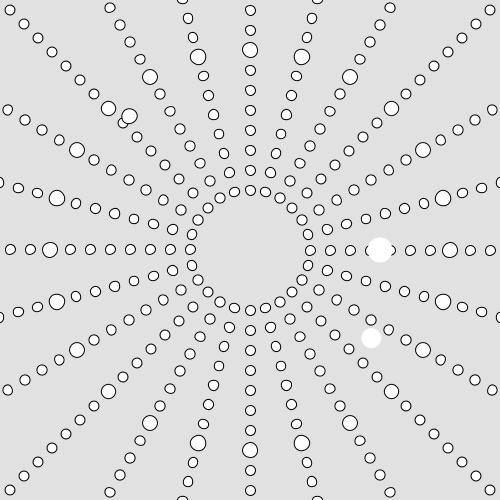
Frame 1 (no input)
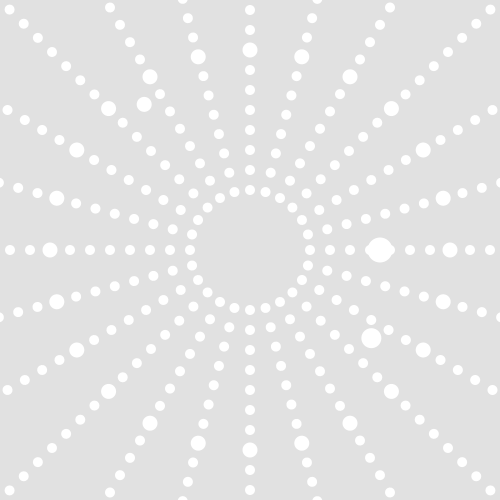
Frame 60 (the mouse pressed at the canvas centre just before this capture)
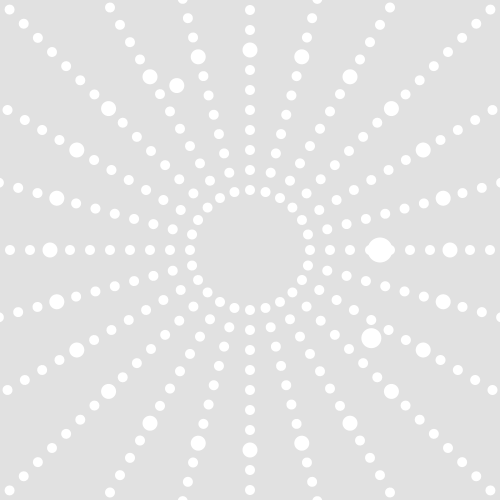
Frame 120 (the mouse held since frame 60 and released just before this capture)

The Processing sketch that drew these frames (run headless with seeded random() and noise(); from frame 60 on, the mouse is pressed at the canvas centre):

// Processing sketch: processing_120004
// ── processing_120004.pde

void setup ()
{
  size(500, 500);
}
void draw()
{
  background(225);

  translate(width/2, height/2);


for (int i=0; i<360; i+=15) { // 360 Grad in 20° Schritten
    pushMatrix();
    rotate(radians(i)); // Um i rotieren
    translate(0, 60); // Um Radius verschieben
    ellipse(0, 0, 10, 10);
    popMatrix();
   }

 for (int i=0; i<360; i+=15) { // 360 Grad in 20° Schritten
    pushMatrix();
    rotate(radians(i)); // Um i rotieren
    translate(0, 80); // Um Radius verschieben
    ellipse(0, 0, 10, 10);
    popMatrix();
   }

 for (int i=0; i<360; i+=15) { // 360 Grad in 20° Schritten
    pushMatrix();
    rotate(radians(i)); // Um i rotieren
    translate(0, 100); // Um Radius verschieben
    ellipse(0, 0, 10, 10);
    popMatrix();
   }

 for (int i=0; i<360; i+=15) { // 360 Grad in 20° Schritten
    pushMatrix();
    rotate(radians(i)); // Um i rotieren
    translate(0, 120); // Um Radius verschieben
    ellipse(0, 0, 10, 10);
    popMatrix();
   }

 for (int i=0; i<360; i+=15) { // 360 Grad in 20° Schritten
    pushMatrix();
    rotate(radians(i)); // Um i rotieren
    translate(0, 140); // Um Radius verschieben
    ellipse(0, 0, 10, 10);
    popMatrix();
   }
   
 for (int i=0; i<360; i+=15) { // 360 Grad in 20° Schritten
    pushMatrix();
    rotate(radians(i)); // Um i rotieren
    translate(0, 160); // Um Radius verschieben
    ellipse(0, 0, 10, 10);
    popMatrix();
   }

 for (int i=0; i<360; i+=15) { // 360 Grad in 20° Schritten
    pushMatrix();
    rotate(radians(i)); // Um i rotieren
    translate(0, 180); // Um Radius verschieben
    ellipse(0, 0, 10, 10);
    popMatrix();
   }

 for (int i=0; i<360; i+=15) { // 360 Grad in 20° Schritten
    pushMatrix();
    rotate(radians(i)); // Um i rotieren
    translate(0, 200); // Um Radius verschieben
    ellipse(0, 0, 15, 15);
    popMatrix();
   }
   
   for (int i=0; i<360; i+=15) { // 360 Grad in 20° Schritten
    pushMatrix();
    rotate(radians(i)); // Um i rotieren
    translate(0, 220); // Um Radius verschieben
    ellipse(0, 0, 10, 10);
    popMatrix();
   }
  
   for (int i=0; i<360; i+=15) { // 360 Grad in 20° Schritten
    pushMatrix();
    rotate(radians(i)); // Um i rotieren
    translate(0, 240); // Um Radius verschieben
    ellipse(0, 0, 10, 10);
    popMatrix();
   }
    for (int i=0; i<360; i+=15) { // 360 Grad in 20° Schritten
    pushMatrix();
    rotate(radians(i)); // Um i rotieren
    translate(0, 260); // Um Radius verschieben
    ellipse(0, 0, 10, 10);
    popMatrix();
   }
    for (int i=0; i<360; i+=15) { // 360 Grad in 20° Schritten
    pushMatrix();
    rotate(radians(i)); // Um i rotieren
    translate(0, 280); // Um Radius verschieben
    ellipse(0, 0, 10, 10);
    popMatrix();
   }
  
  for (int i=0; i<360; i+=15) { // 360 Grad in 20° Schritten
    pushMatrix();
    rotate(radians(i)); // Um i rotieren
    translate(0, 300); // Um Radius verschieben
    ellipse(0, 0, 10, 10);
    popMatrix();
   }
   for (int i=0; i<360; i+=15) { // 360 Grad in 20° Schritten
    pushMatrix();
    rotate(radians(i)); // Um i rotieren
    translate(0, 320); // Um Radius verschieben
    ellipse(0, 0, 10, 10);
    popMatrix();
   }
   for (int i=0; i<360; i+=15) { // 360 Grad in 20° Schritten
    pushMatrix();
    rotate(radians(i)); // Um i rotieren
    translate(0, 340); // Um Radius verschieben
    ellipse(0, 0, 10, 10);
    popMatrix();
   }
   
      float sec = map(second(), 0, 60, 0, 360);
  println(sec);

  pushMatrix();
  rotate(radians(sec)); // Um i rotieren
  translate(0, -180); // Um Radius verschieben
  ellipse(0, 0, 15, 15);
  noStroke();
  popMatrix();
  
  
  float min = map(minute(), 0, 60, 0, 360);
  println(min);

  pushMatrix();
  rotate(radians(min)); // Um i rotieren
  translate(0, -150); // Um Radius verschieben
  ellipse(0, 0, 20, 20);
  noStroke();
  popMatrix();
  
  float std = map(hour(), 0, 12, 0, 360);
  println(std);

  pushMatrix();
  rotate(radians(std)); // Um i rotieren
  translate(0, -130); // Um Radius verschieben
  ellipse(0, 0, 25, 25);
  noStroke();
  popMatrix();
  
   
   
  }
  
  
